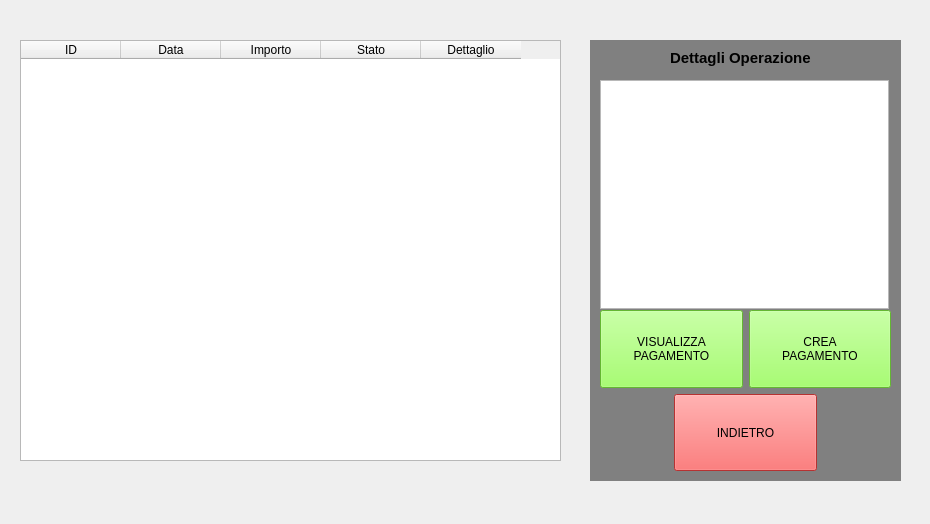
<?xml version="1.0" encoding="UTF-8"?>
<ui version="4.0">
 <class>Form</class>
 <widget class="QWidget" name="Form">
  <property name="geometry">
   <rect>
    <x>0</x>
    <y>0</y>
    <width>930</width>
    <height>524</height>
   </rect>
  </property>
  <property name="windowTitle">
   <string>Visualizza Elenco Pagamenti</string>
  </property>
  <widget class="QTableWidget" name="tableWidget">
   <property name="geometry">
    <rect>
     <x>20</x>
     <y>40</y>
     <width>541</width>
     <height>421</height>
    </rect>
   </property>
   <property name="columnCount">
    <number>5</number>
   </property>
   <column>
    <property name="text">
     <string>ID</string>
    </property>
   </column>
   <column>
    <property name="text">
     <string>Data</string>
    </property>
   </column>
   <column>
    <property name="text">
     <string>Importo</string>
    </property>
   </column>
   <column>
    <property name="text">
     <string>Stato</string>
    </property>
   </column>
   <column>
    <property name="text">
     <string>Dettaglio</string>
    </property>
   </column>
  </widget>
  <widget class="QLabel" name="label">
   <property name="geometry">
    <rect>
     <x>590</x>
     <y>40</y>
     <width>311</width>
     <height>441</height>
    </rect>
   </property>
   <property name="autoFillBackground">
    <bool>false</bool>
   </property>
   <property name="styleSheet">
    <string notr="true">background: light grey</string>
   </property>
   <property name="frameShape">
    <enum>QFrame::NoFrame</enum>
   </property>
   <property name="frameShadow">
    <enum>QFrame::Plain</enum>
   </property>
   <property name="text">
    <string/>
   </property>
  </widget>
  <widget class="QTableWidget" name="tableWidget_3">
   <property name="geometry">
    <rect>
     <x>600</x>
     <y>80</y>
     <width>289</width>
     <height>229</height>
    </rect>
   </property>
  </widget>
  <widget class="QWidget" name="gridLayoutWidget_2">
   <property name="geometry">
    <rect>
     <x>600</x>
     <y>310</y>
     <width>291</width>
     <height>161</height>
    </rect>
   </property>
   <layout class="QGridLayout" name="gridLayout_2">
    <item row="3" column="4" colspan="2">
     <widget class="QPushButton" name="pushButton_2">
      <property name="sizePolicy">
       <sizepolicy hsizetype="Minimum" vsizetype="Preferred">
        <horstretch>0</horstretch>
        <verstretch>0</verstretch>
       </sizepolicy>
      </property>
      <property name="styleSheet">
       <string notr="true">background-color: rgb(255,70,70)</string>
      </property>
      <property name="text">
       <string>INDIETRO</string>
      </property>
     </widget>
    </item>
    <item row="2" column="5" colspan="2">
     <widget class="QPushButton" name="pushButton_9">
      <property name="sizePolicy">
       <sizepolicy hsizetype="Minimum" vsizetype="Preferred">
        <horstretch>0</horstretch>
        <verstretch>0</verstretch>
       </sizepolicy>
      </property>
      <property name="styleSheet">
       <string notr="true">background-color:rgb(140,255,70)</string>
      </property>
      <property name="text">
       <string>CREA
PAGAMENTO</string>
      </property>
     </widget>
    </item>
    <item row="2" column="3" colspan="2">
     <widget class="QPushButton" name="pushButton_4">
      <property name="sizePolicy">
       <sizepolicy hsizetype="Minimum" vsizetype="Preferred">
        <horstretch>0</horstretch>
        <verstretch>0</verstretch>
       </sizepolicy>
      </property>
      <property name="styleSheet">
       <string notr="true">background-color:rgb(140,255,70)</string>
      </property>
      <property name="text">
       <string>VISUALIZZA
PAGAMENTO</string>
      </property>
     </widget>
    </item>
   </layout>
  </widget>
  <widget class="QLabel" name="label_2">
   <property name="geometry">
    <rect>
     <x>670</x>
     <y>50</y>
     <width>161</width>
     <height>16</height>
    </rect>
   </property>
   <property name="font">
    <font>
     <pointsize>11</pointsize>
     <weight>75</weight>
     <bold>true</bold>
    </font>
   </property>
   <property name="text">
    <string>Dettagli Operazione</string>
   </property>
  </widget>
 </widget>
 <resources/>
 <connections/>
</ui>
